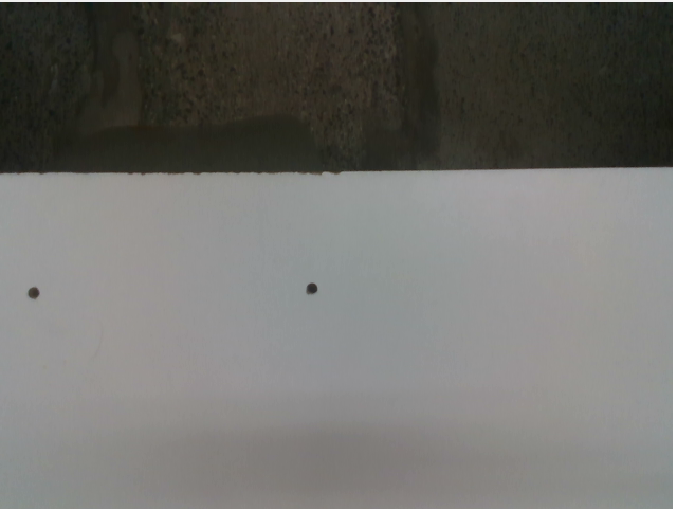
#> input picture HoleDetection/testPhotos/close_up.png, 673 x 509 px
$ python blob_detection_im.py
#> lines starting #> are read from the running program, lines starting #| are printed output that depends on the picture; after the words box and inside, x2 and y2 are one past the last pixel; in counts of white or black regions, pixels touching at a corner belong together
import cv2
import numpy as np

# Load an image
image = cv2.imread("testPhotos/close_up.png")
#> image is the input picture: shape (509, 673, 3); mean B, G, R 108, 111.7, 112.3

# Get the dimensions of the original image
original_height, original_width = image.shape[:2]
#> original_height = 509; original_width = 673

print(f"Width and Height are: {original_width}, {original_height}")
#| Width and Height are: 673, 509

# Setup BlobDetector
params = cv2.SimpleBlobDetector_Params()

# Filter by Area
params.filterByArea = True
# params.minArea = 50
params.minArea = 50
params.maxArea = 400

# Filter by Circularity
params.filterByCircularity = True
params.minCircularity = 0.2

# Filter by Convexity
params.filterByConvexity = False

# Filter by Inertia
params.filterByInertia = True
params.minInertiaRatio = 0.8

# Distance Between Blobs
params.minDistBetweenBlobs = 10

# Create a detector with the parameters
detector = cv2.SimpleBlobDetector_create(params)

# Copy the image for overlay
overlay = image.copy()

# Detect blobs in the image
keypoints = detector.detect(image)
#> keypoints = 2 keypoints; (x, y, size): (33, 293, 11.7), (312, 288, 11.3)

print(f"Number of keypoints detected: {len(keypoints)}")
#| Number of keypoints detected: 2

# Print Coordinates
for i, k in enumerate(keypoints):
    print(f"Point {i+1} is at x = {k.pt[0]/2:.2f}; y = {k.pt[1]/2:.2f}")
#> this loop made 2 passes
#> k on passes 1 to 2: keypoint at (311.5, 288.3), size 11.3, keypoint at (33.3, 292.5), size 11.7
#| Point 1 is at x = 155.75; y = 144.14
#| Point 2 is at x = 16.65; y = 146.26

# Draw detected blobs
for k in keypoints:
    cv2.circle(overlay, (int(k.pt[0]), int(k.pt[1])), int(k.size/2), (0, 0, 255), -1)
    cv2.line(overlay, (int(k.pt[0])-20, int(k.pt[1])), (int(k.pt[0])+20, int(k.pt[1])), (0,0,0), 3)
    cv2.line(overlay, (int(k.pt[0]), int(k.pt[1])-20), (int(k.pt[0]), int(k.pt[1])+20), (0,0,0), 3)
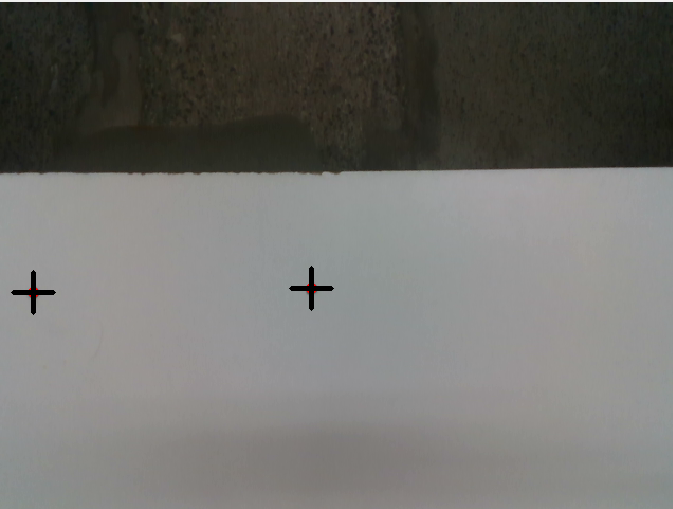
#> overlay: shape (509, 673, 3); 0.24% of pixels changed, all inside (x1, y1, x2, y2) = (11, 266, 334, 315)

# Adjust opacity for the overlay
opacity = 0.5
cv2.addWeighted(overlay, opacity, image, 1 - opacity, 0, image)
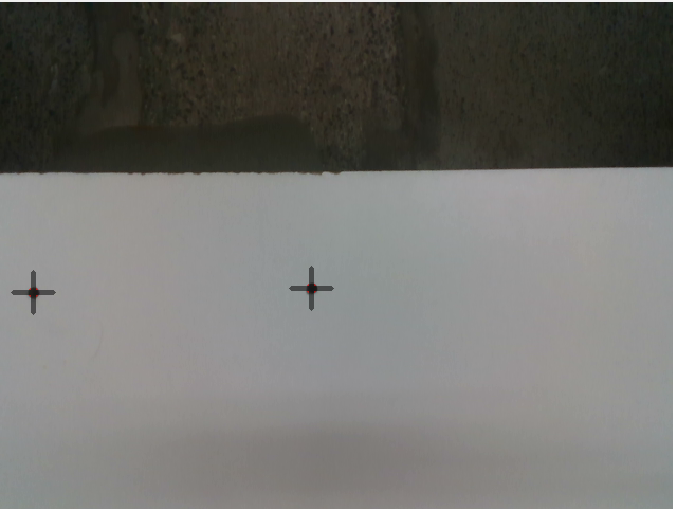
#> image: shape (509, 673, 3); 0.24% of pixels changed, all inside (x1, y1, x2, y2) = (11, 266, 334, 315)

# Resize the image to fit the window if needed
image = cv2.resize(image, None, fx=0.5, fy=0.5, interpolation=cv2.INTER_CUBIC)
#> image: shape (254, 336, 3)

# Show the result
cv2.imshow("Output", image)

# Wait for a key press to close the window
cv2.waitKey(0)

cv2.destroyAllWindows()

$ run again, with HoleDetection/testPhotos/3.png copied over HoleDetection/testPhotos/close_up.png
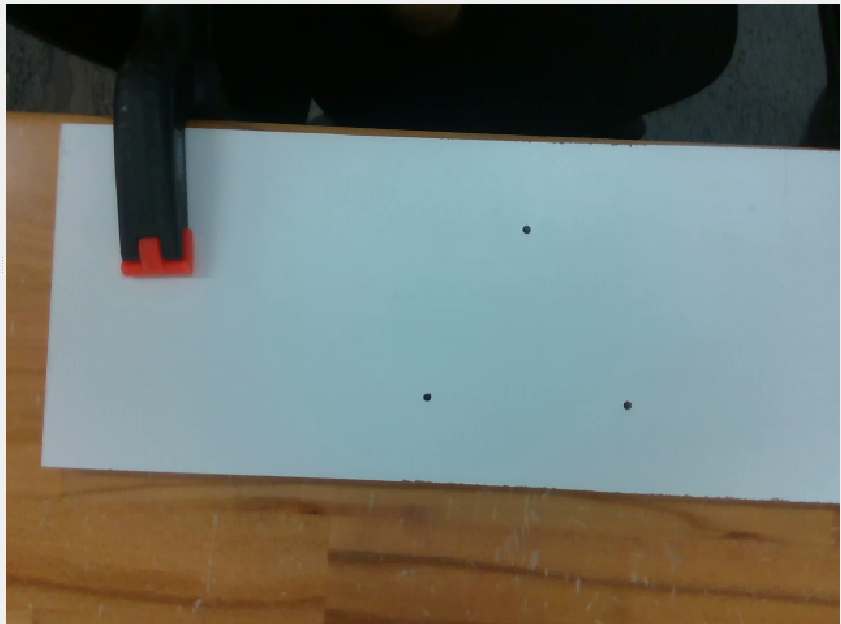
#> input picture HoleDetection/testPhotos/3.png, 841 x 624 px
#> image is the input picture: shape (624, 841, 3); mean B, G, R 109.8, 115.7, 108.8
#| Width and Height are: 841, 624
#> keypoints = 3 keypoints; (x, y, size): (627, 405, 9.3), (427, 397, 9.2), (526, 229, 9.1)
#| Number of keypoints detected: 3
#> the loop `for i, k in enumerate(keypoints):` made 3 passes
#> k on passes 1 to 3: keypoint at (526.1, 229.5), size 9.1, keypoint at (627.3, 405.3), size 9.3, keypoint at (426.7, 396.8), size 9.2
#> (printed output is left out)
#> the loop `for k in keypoints:` made 3 passes
#> after the loop `for k in keypoints:`:
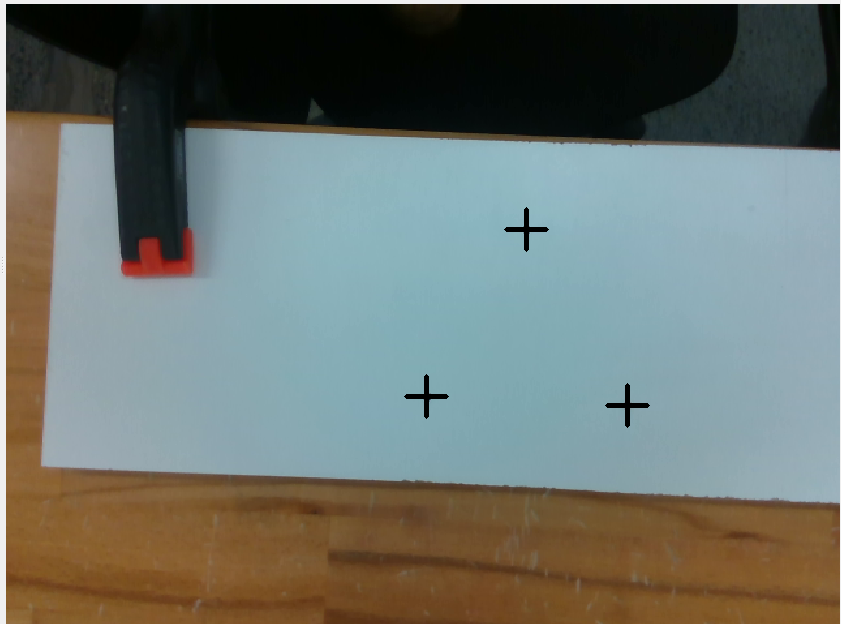
#> overlay: shape (624, 841, 3); 0.23% of pixels changed, all inside (x1, y1, x2, y2) = (404, 207, 650, 428)
#> `cv2.addWeighted(overlay, opacity, image, 1 - opacity, 0, image)`:
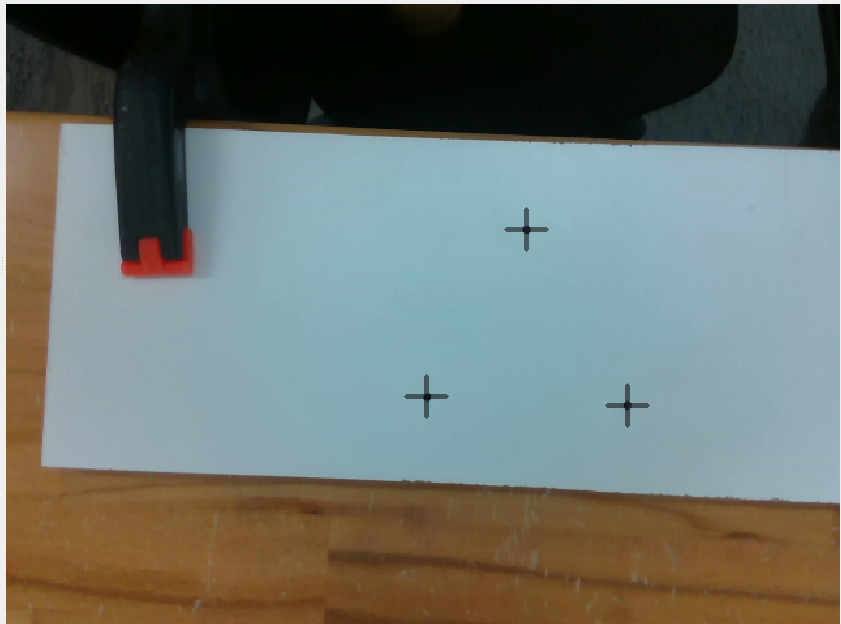
#> image: shape (624, 841, 3); 0.23% of pixels changed, all inside (x1, y1, x2, y2) = (404, 207, 650, 428)

$ run again, with HoleDetection/testPhotos/4.png copied over HoleDetection/testPhotos/close_up.png
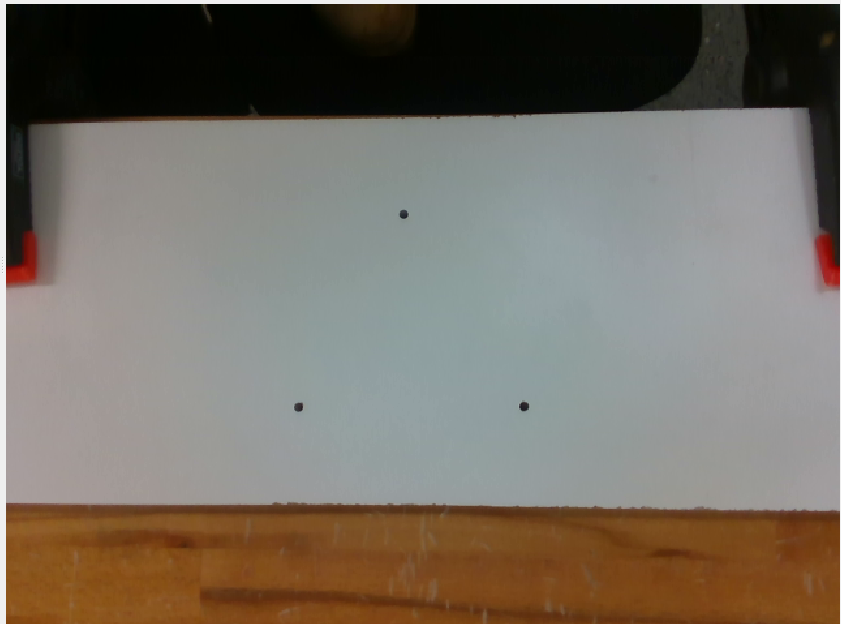
#> input picture HoleDetection/testPhotos/4.png, 841 x 624 px
#> image is the input picture: shape (624, 841, 3); mean B, G, R 101.2, 111.1, 118.3
#| Width and Height are: 841, 624
#> keypoints = 3 keypoints; (x, y, size): (524, 406, 10.6), (298, 407, 10.5), (403, 214, 10.1)
#| Number of keypoints detected: 3
#> the loop `for i, k in enumerate(keypoints):` made 3 passes
#> k on passes 1 to 3: keypoint at (523.7, 406.1), size 10.6, keypoint at (403.4, 214), size 10.1, keypoint at (298.2, 406.7), size 10.5
#> (printed output is left out)
#> the loop `for k in keypoints:` made 3 passes
#> after the loop `for k in keypoints:`:
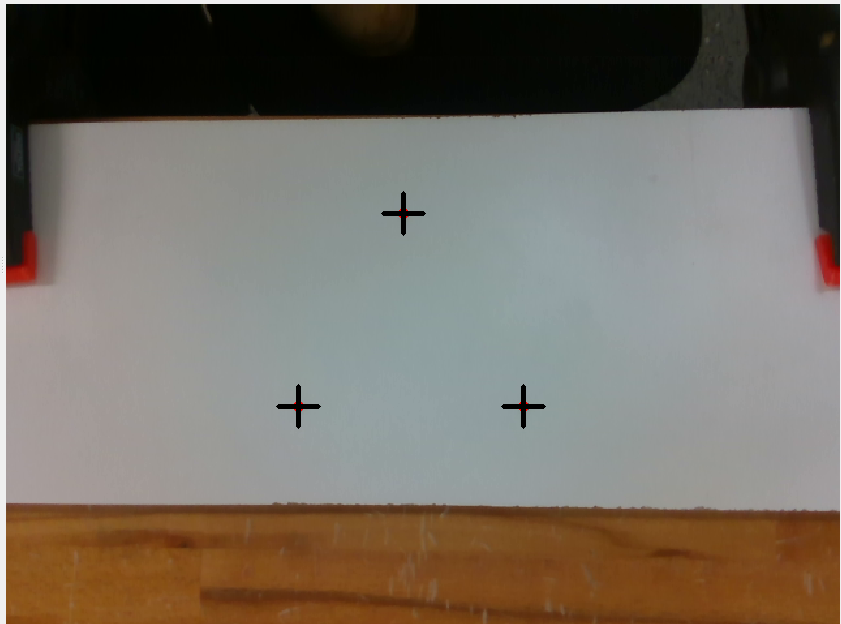
#> overlay: shape (624, 841, 3); 0.24% of pixels changed, all inside (x1, y1, x2, y2) = (276, 191, 546, 429)
#> `cv2.addWeighted(overlay, opacity, image, 1 - opacity, 0, image)`:
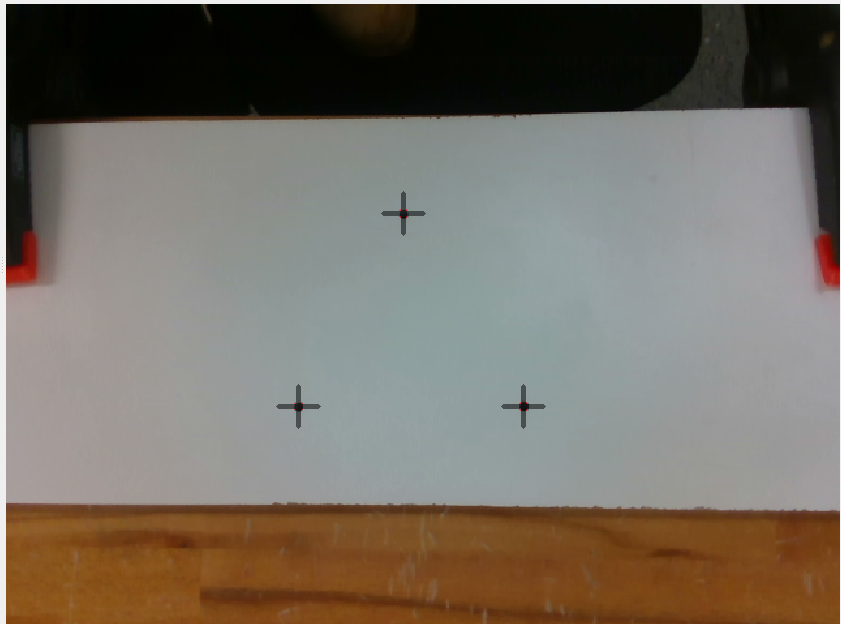
#> image: shape (624, 841, 3); 0.24% of pixels changed, all inside (x1, y1, x2, y2) = (276, 191, 546, 429)
